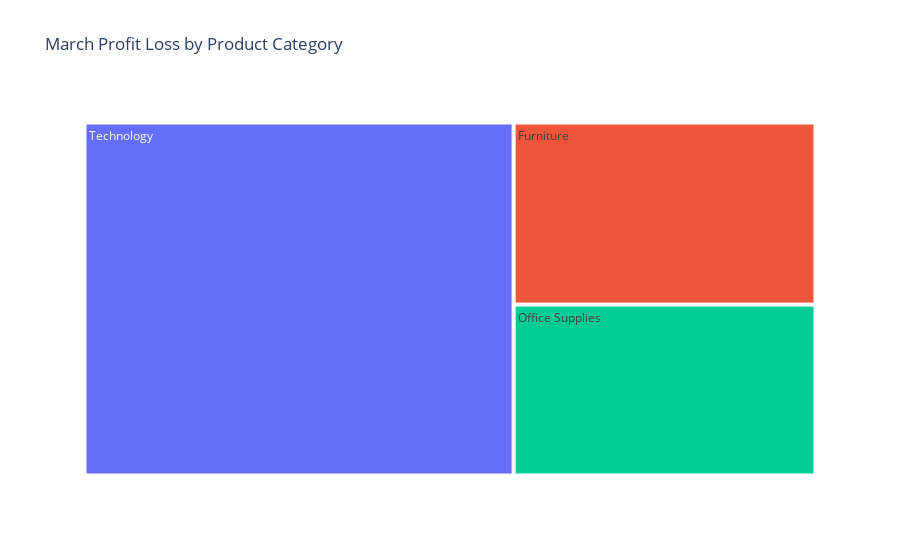

This figure's notebook cell:
### Markdown cell above
Profit loss analysis by customer segment revealed that Corporate segment accounted for the majority of profit loss in the month of March.

### Code cell
# Generate Tree Map
fig = px.treemap(march_profit_loss,  
                 values="profit",
                 path=["product_category"],
                 title="March Profit Loss by Product Category")
fig.show()

### Figure 1 — Plotly figure (JSON) as saved in the notebook; plotly's stock layout.template omitted (floating-point values rounded to 4 significant figures)
{"data": [{"branchvalues": "total", "domain": {"x": [0, 1], "y": [0, 1]}, "hovertemplate": "labels=%{label}<br>profit=%{value}<br>parent=%{parent}<br>id=%{id}<extra></extra>", "ids": ["Furniture", "Office Supplies", "Technology"], "labels": ["Furniture", "Office Supplies", "Technology"], "name": "", "parents": ["", "", ""], "type": "treemap", "values": [15340.0, 14390.0, 42260.0]}], "layout": {"legend": {"tracegroupgap": 0}, "title": {"text": "March Profit Loss by Product Category"}}}
